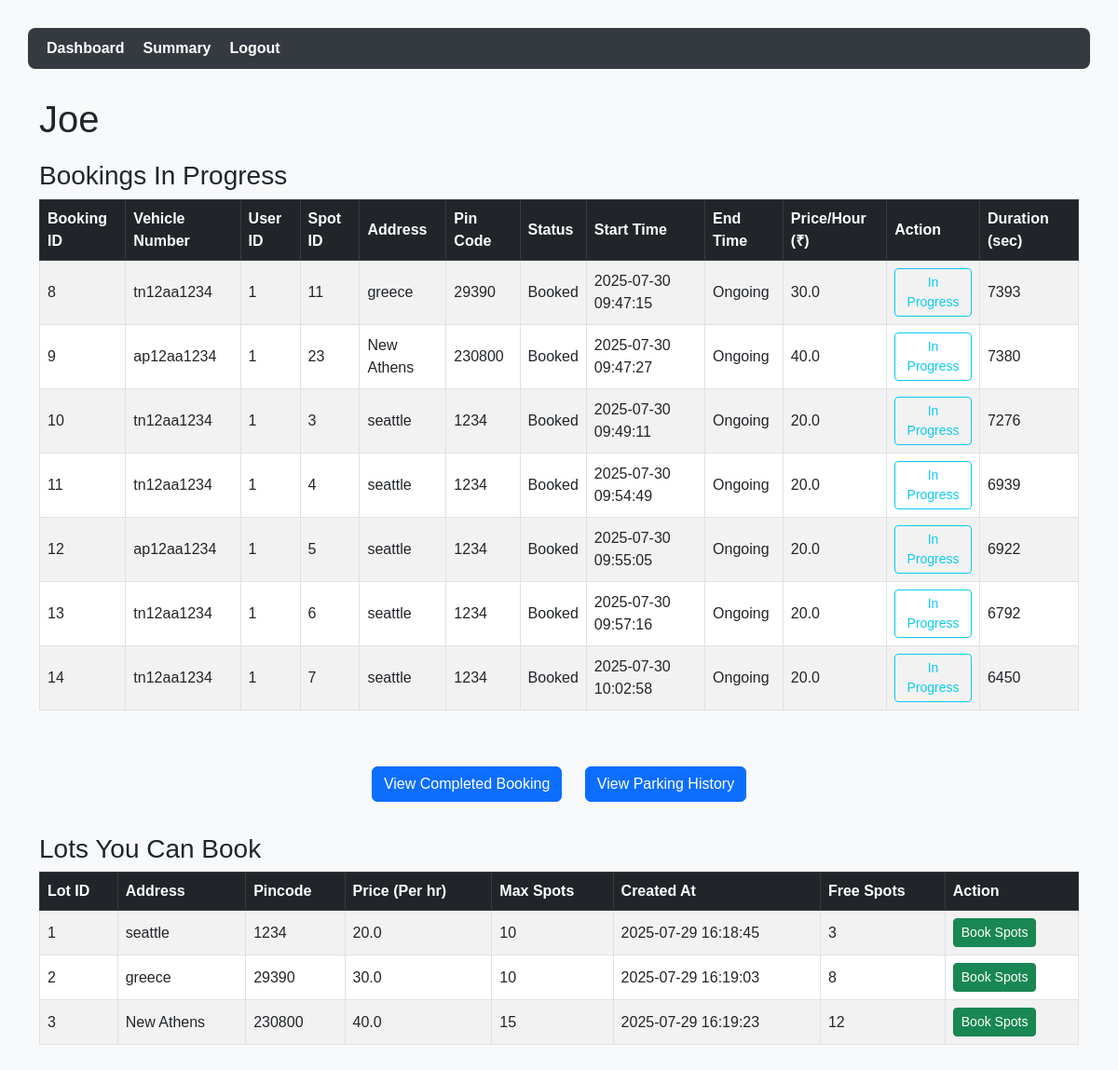
Page /dashboard/1 on the earlier database version.
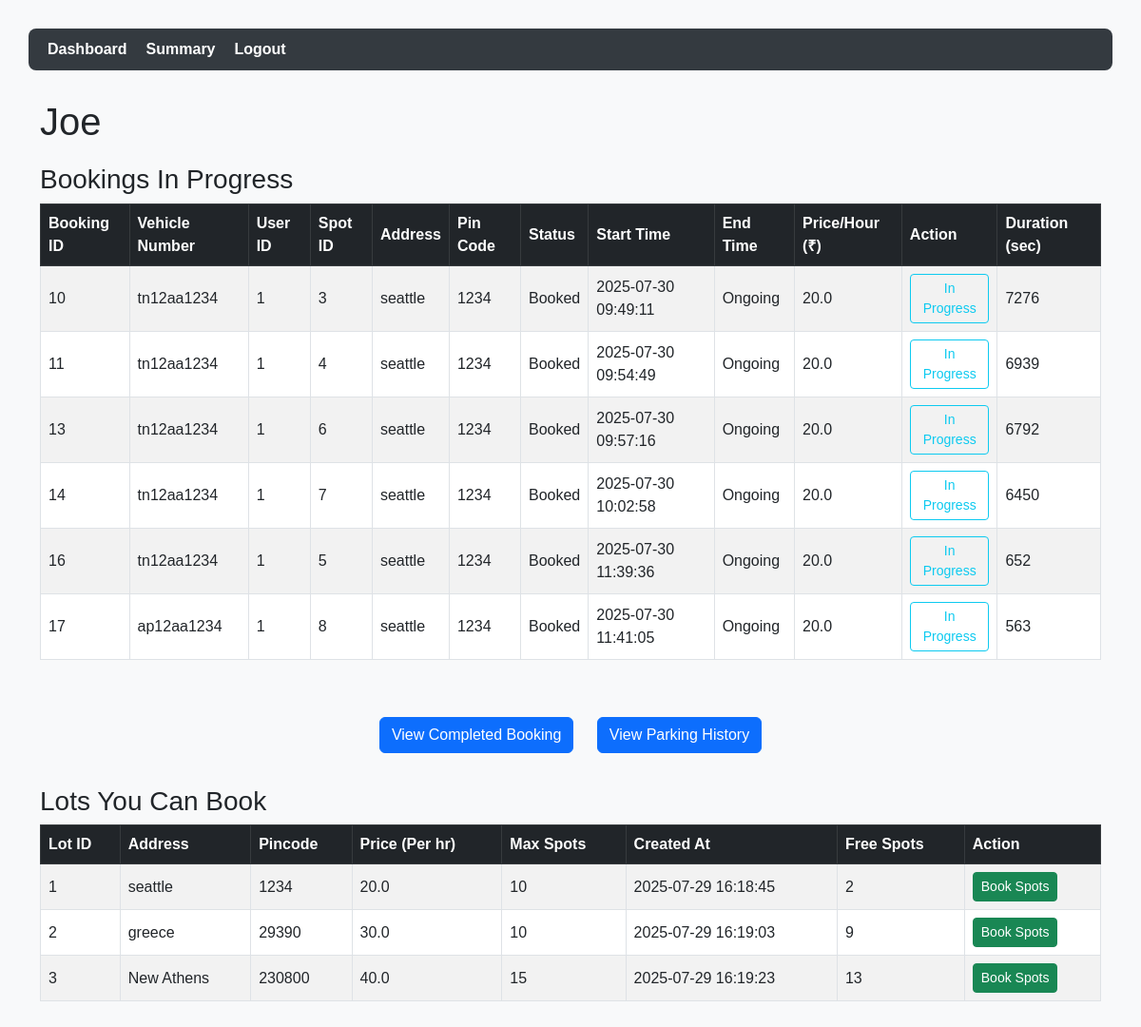
Same page on the later database version.
### tables this page shows
CREATE TABLE Bookings (
              booking_id  INTEGER PRIMARY KEY AUTOINCREMENT,
              spot_id     INTEGER NOT NULL,
              vehicle_id  INTEGER NOT NULL,
              start_time  DATETIME NOT NULL DEFAULT CURRENT_TIMESTAMP,
              end_time    DATETIME,
              status      TEXT    NOT NULL DEFAULT 'Booked'
                           CHECK(status IN ('Booked','Completed','Cancelled')),
              duration_hours Float Default NULL,
              total_amount Float Default NULL,
              FOREIGN KEY(spot_id)    REFERENCES ParkingSpots(spot_id)
                ON DELETE CASCADE,
              FOREIGN KEY(vehicle_id) REFERENCES Vehicles(vehicle_id)
                ON DELETE CASCADE
            );

CREATE TABLE User (
                user_id INTEGER PRIMARY KEY AUTOINCREMENT,
                fname TEXT NOT NULL,
                age INTEGER,
                gender TEXT,
                email TEXT UNIQUE NOT NULL,
                passwd TEXT NOT NULL,
                no_spots_booked DEFAULT 0
            );

CREATE TABLE ParkingLots (
              lot_id         INTEGER PRIMARY KEY AUTOINCREMENT,
              address        TEXT    NOT NULL,
              pin_code       TEXT,
              price_per_hour REAL    NOT NULL,
              max_spots      INTEGER NOT NULL,
              created_at     DATETIME DEFAULT CURRENT_TIMESTAMP,
              free_spots   INTEGER NOT NULL
            );

### app.py (the view)
@app.route('/dashboard/<int:userid>')
def dashboard(userid):
    det = in_progress(userid)
    lots = get_lots()
    with sqlite3.connect(DB) as con:
        cur = con.cursor()
        cur.execute('''
        select fname from user where user_id = ?''', (userid,))
        name= cur.fetchone()[0].capitalize()
    return render_template('dashboard.html', lots=lots, details=det, userid=userid, username=name)

### app.py (called while the page is built)
def get_lots():
    with sqlite3.connect(DB) as con:
        cur = con.cursor()
        cur.execute('SELECT * FROM ParkingLots')
        return cur.fetchall()

### templates/dashboard.html (shortened to what this page needs)
<!DOCTYPE html>
<html lang="en">
<head>
    <link href="https://cdn.jsdelivr.net/npm/bootstrap@5.3.0/dist/css/bootstrap.min.css" rel="stylesheet">
</head>
<body>
<nav class="nav">
    <a href="{{ url_for('dashboard', userid=userid) }}">Dashboard</a>
    <a href="{{ url_for('user_summary') }}">Summary</a>
    <a href="{{ url_for('home') }}">Logout</a>
</nav>
<div class="container">
        <h1>{{ username }}</h1>
    <div class="section">
        <h3>Bookings In Progress</h3>
        {% if details %}
        <table class="table table-bordered table-hover table-striped">
            <thead class="table-dark">
                <tr>
                    <th>Booking ID</th>
                    <th>Vehicle Number</th>
                    <th>User ID</th>
                    <th>Spot ID</th>
                    <th>Address</th>
                    <th>Pin Code</th>
                    <th>Status</th>
                    <th>Start Time</th>
                    <th>End Time</th>
                    <th>Price/Hour (₹)</th>
                    <th>Action</th>
                    <th>Duration (sec)</th>
                </tr>
            </thead>
            <tbody>
                {% for row in details %}
                <tr>
                    <td>{{ row[0] }}</td>
                    <td>{{ row[1] }}</td>
                    <td>{{ row[2] }}</td>
                    <td>{{ row[3] }}</td>
                    <td>{{ row[4] }}</td>
                    <td>{{ row[5] }}</td>
                    <td>{{ row[6] }}</td>
                    <td>{{ row[7] }}</td>
                    <td>{{ row[8] or 'Ongoing' }}</td>
                    <td>{{ row[9] }}</td>
                    <td>
                        <form method="post" action="{{ url_for('reservation_details', spotid=row[3]) }}">
                            <button type="submit" class="btn btn-sm btn-outline-info">In Progress</button>
                        </form>
                    </td>
                    <td>{{ row[10] }}</td>
                </tr>
                {% endfor %}
            </tbody>
        </table>
        {% else %}
        <div class="alert alert-info">No booking records found.</div>
        {% endif %}
    </div>
    <div class="text-center mb-4">
        <a href="{{ url_for('booking_history_user', userid=userid) }}" class="btn btn-primary">View Completed Booking</a>
        <a href="{{ url_for('booking_history_user_all', userid=userid) }}" class="btn btn-primary">View Parking History</a>
    </div>
    <div class="section">
        <h3>Lots You Can Book</h3>
        <table class="table table-bordered table-hover table-striped">
            <thead class="table-dark">
                <tr>
                    <th>Lot ID</th>
                    <th>Address</th>
                    <th>Pincode</th>
                    <th>Price (Per hr)</th>
                    <th>Max Spots</th>
                    <th>Created At</th>
                    <th>Free Spots</th>
                    <th>Action</th>
                </tr>
            </thead>
            <tbody>
                {% for lot in lots %}
                <tr>
                    <td>{{ lot[0] }}</td>
                    <td>{{ lot[1] }}</td>
                    <td>{{ lot[2] }}</td>
                    <td>{{ lot[3] }}</td>
                    <td>{{ lot[4] }}</td>
                    <td>{{ lot[5] }}</td>
                    <td>{{ lot[6] }}</td>
                    <td>
                        {% if lot[6] > 0 %}
                            <form method="post" action="{{ url_for('book_lot', lotid=lot[0]) }}">
                                <button type="submit" class="btn btn-sm btn-success">Book Spots</button>
                            </form>
                        {% else %}
                            <button type="button" class="btn btn-sm btn-secondary" disabled>Unavailable</button>
                        {% endif %}
                    </td>
                </tr>
                {% endfor %}
            </tbody>
        </table>
    </div>
</div>
</body>
</html>

Differences in the rows shown:
no longer on this page (row edited): Bookings: booking_id "8", row "tn12aa1234", user_id "1", spot "11", row "greece", row "29390", status "Booked", start_time "2025-07-30 09:47:15", row "Ongoing", row "30.0", row "7393"
no longer on this page (row edited): Bookings: booking_id "9", row "ap12aa1234", user_id "1", spot "23", row "New Athens", row "230800", status "Booked", start_time "2025-07-30 09:47:27", row "Ongoing", row "40.0", row "7380"
no longer on this page (row edited): Bookings: booking_id "12", row "ap12aa1234", user_id "1", spot "5", row "seattle", row "1234", status "Booked", start_time "2025-07-30 09:55:05", row "Ongoing", row "20.0", row "6922"
added Bookings: booking_id "16", row "tn12aa1234", user_id "1", spot "5", row "seattle", row "1234", status "Booked", start_time "2025-07-30 11:39:36", row "Ongoing", row "20.0", row "652"
added Bookings: booking_id "17", row "ap12aa1234", user_id "1", spot "8", row "seattle", row "1234", status "Booked", start_time "2025-07-30 11:41:05", row "Ongoing", row "20.0", row "563"
changed ParkingLots "seattle": free_spots "3" → "2"
changed ParkingLots "greece": free_spots "8" → "9"
changed ParkingLots "New Athens": free_spots "12" → "13"
